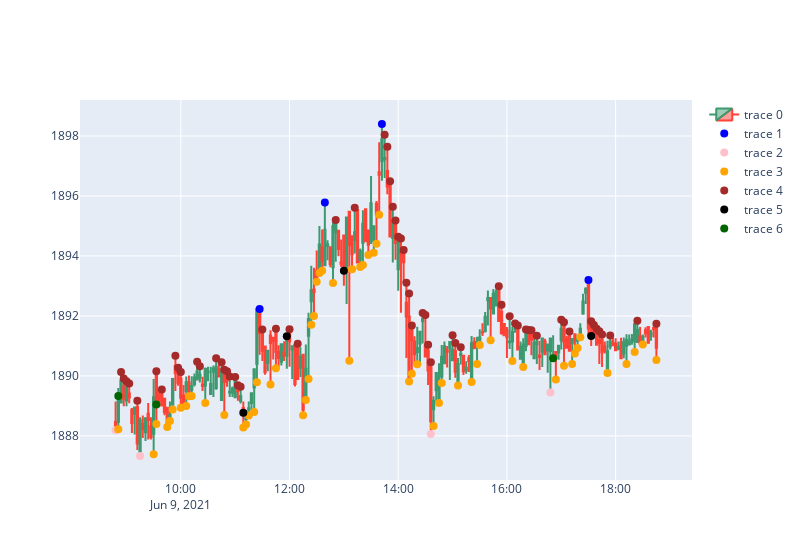

The notebook cell this image was saved under:
### Markdown cell above
## The Strategy
---

### Code cell
von = 1100
bis = 1300

auxusd = format_data("AUXUSD")

left_cand = 40
right_cand = 3

fig = go.Figure(data=[go.Candlestick(x=auxusd[von:bis].index,
                open=auxusd['Open'][von:bis],
                high=auxusd['High'][von:bis],
                low=auxusd['Low'][von:bis],
                close=auxusd['Close'][von:bis])])
fig.add_scatter(x=auxusd[von:bis].index, y=find_extrema(auxusd, left_cand, right_cand)["higher_high"][von:bis], mode="markers", marker=dict(color="blue", size=8))
fig.add_scatter(x=auxusd[von:bis].index, y=find_extrema(auxusd, left_cand, right_cand)["lower_low"][von:bis], mode="markers", marker=dict(color="pink", size=8))
fig.add_scatter(x=auxusd[von:bis].index, y=find_extrema(auxusd, left_cand, right_cand)["higher_low"][von:bis], mode="markers", marker=dict(color="orange", size=8))
fig.add_scatter(x=auxusd[von:bis].index, y=find_extrema(auxusd, left_cand, right_cand)["lower_high"][von:bis], mode="markers", marker=dict(color="brown", size=8))
fig.add_scatter(x=auxusd[von:bis].index, y=np.where(choch(auxusd, 20, 3) == 0, np.nan, choch(auxusd, 20, 3))[von:bis], mode="markers", marker=dict(color="black", size=8))
fig.add_scatter(x=auxusd[von:bis].index, y=np.where(choch(auxusd, 20, 3, "3T", 1) == 0, np.nan, choch(auxusd, 20, 3, "3T", 1))[von:bis], mode="markers", marker=dict(color="darkgreen", size=8))
fig.update_layout(xaxis_rangeslider_visible=False, width=800)
fig.show()

### Figure 1 — Plotly figure (JSON) as saved in the notebook; plotly's stock layout.template omitted (floating-point values rounded to 4 significant figures; data arrays with more than 128 entries replaced by an {"elided": "..."} marker saying what was removed)
{"data": [{"close": {"elided": "200 float values"}, "high": {"elided": "200 float values"}, "low": {"elided": "200 float values"}, "open": {"elided": "200 float values"}, "type": "candlestick", "x": {"elided": "200 str values"}}, {"marker": {"color": "blue", "size": 8}, "mode": "markers", "type": "scatter", "x": {"elided": "200 str values"}, "y": {"elided": "200 float values"}}, {"marker": {"color": "pink", "size": 8}, "mode": "markers", "type": "scatter", "x": {"elided": "200 str values"}, "y": {"elided": "200 float values"}}, {"marker": {"color": "orange", "size": 8}, "mode": "markers", "type": "scatter", "x": {"elided": "200 str values"}, "y": {"elided": "200 float values"}}, {"marker": {"color": "brown", "size": 8}, "mode": "markers", "type": "scatter", "x": {"elided": "200 str values"}, "y": {"elided": "200 float values"}}, {"marker": {"color": "black", "size": 8}, "mode": "markers", "type": "scatter", "x": {"elided": "200 str values"}, "y": {"elided": "200 float values"}}, {"marker": {"color": "darkgreen", "size": 8}, "mode": "markers", "type": "scatter", "x": {"elided": "200 str values"}, "y": {"elided": "200 float values"}}], "layout": {"width": 800, "xaxis": {"rangeslider": {"visible": false}}}}
